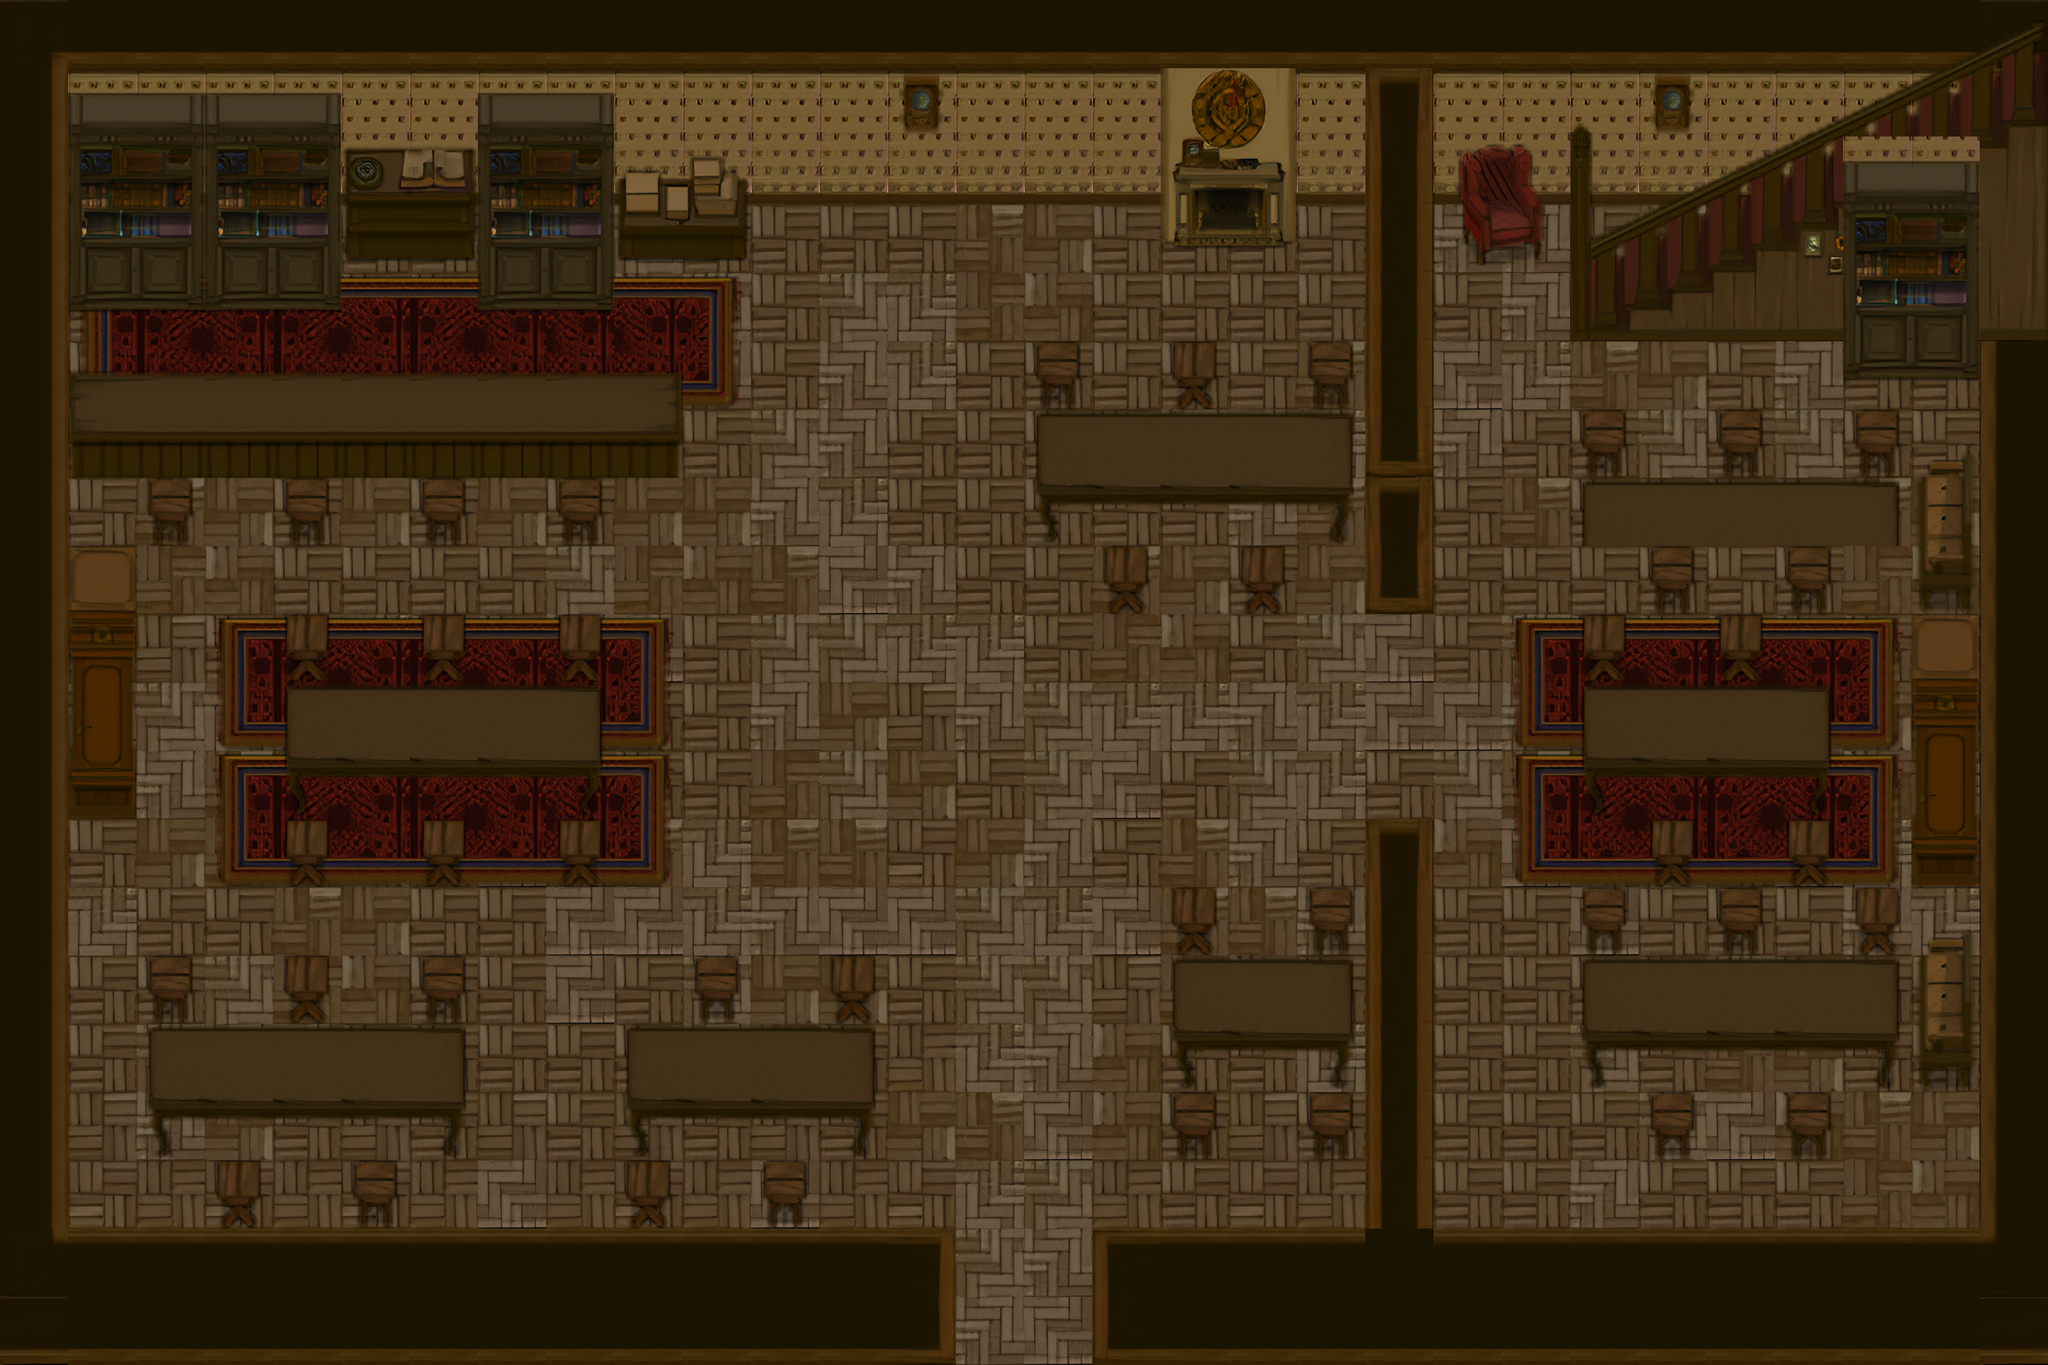

Below is a game level as drawn by its tile map, then a one-line description and the .tmx that defines it (tile-layer data replaced by summaries):
An orthogonal 30x20 tile map with 128x128 px tiles, 3 tile layers (Tiles, Deco, Furniture), 2 tilesets and 47 objects.

<map version="1.10" tiledversion="1.11.2" orientation="orthogonal" renderorder="right-down" width="30" height="20" tilewidth="128" tileheight="128" infinite="0" nextlayerid="5" nextobjectid="1">
 <editorsettings>
  <export target="../Assets/Wild West Saloon test.tscn" format="tscn" />
 </editorsettings>
 <tileset firstgid="1" name="old house tile (1)" tilewidth="128" tileheight="128" tilecount="88" columns="8">
  <image source="old_house_tile_1.png" width="1024" height="1408" />
  <tile id="0">
   <objectgroup draworder="index" id="2">
    <object id="1" x="0" y="0" width="128" height="128" />
    <object id="2" x="-32" y="97" />
   </objectgroup>
  </tile>
  <tile id="1">
   <objectgroup draworder="index" id="2">
    <object id="1" x="0" y="0" width="128" height="128" />
   </objectgroup>
  </tile>
  <tile id="2">
   <objectgroup draworder="index" id="2">
    <object id="1" x="0" y="0" width="128" height="128" />
   </objectgroup>
  </tile>
  <tile id="3">
   <objectgroup draworder="index" id="2">
    <object id="1" x="0" y="0" width="128" height="128" />
   </objectgroup>
  </tile>
  <tile id="4">
   <objectgroup draworder="index" id="2">
    <object id="1" x="0" y="0" width="128" height="128" />
   </objectgroup>
  </tile>
  <tile id="5">
   <objectgroup draworder="index" id="2">
    <object id="1" x="0" y="0" width="128" height="128" />
   </objectgroup>
  </tile>
  <tile id="6">
   <objectgroup draworder="index" id="2">
    <object id="1" x="0" y="0" width="128" height="128" />
   </objectgroup>
  </tile>
  <tile id="7">
   <objectgroup draworder="index" id="2">
    <object id="1" x="0" y="0" width="128" height="128" />
   </objectgroup>
  </tile>
  <tile id="16">
   <objectgroup draworder="index" id="2">
    <object id="1" x="0" y="0" width="128" height="128" />
   </objectgroup>
  </tile>
  <tile id="17">
   <objectgroup draworder="index" id="2">
    <object id="1" x="0" y="0" width="128" height="128" />
   </objectgroup>
  </tile>
  <tile id="18">
   <objectgroup draworder="index" id="2">
    <object id="1" x="0" y="0" width="128" height="128" />
   </objectgroup>
  </tile>
  <tile id="19">
   <objectgroup draworder="index" id="2">
    <object id="1" x="0" y="0" width="128" height="128" />
   </objectgroup>
  </tile>
  <tile id="20">
   <objectgroup draworder="index" id="2">
    <object id="1" x="0" y="0" width="128" height="128" />
   </objectgroup>
  </tile>
  <tile id="21">
   <objectgroup draworder="index" id="2">
    <object id="1" x="0" y="0" width="128" height="128" />
   </objectgroup>
  </tile>
  <tile id="22">
   <objectgroup draworder="index" id="2">
    <object id="1" x="0" y="0" width="128" height="128" />
   </objectgroup>
  </tile>
  <tile id="23">
   <objectgroup draworder="index" id="2">
    <object id="1" x="0" y="0" width="128" height="128" />
   </objectgroup>
  </tile>
  <tile id="40">
   <objectgroup draworder="index" id="2">
    <object id="1" x="0" y="0" width="128" height="128" />
   </objectgroup>
  </tile>
  <tile id="41">
   <objectgroup draworder="index" id="2">
    <object id="1" x="0" y="0" width="128" height="128" />
   </objectgroup>
  </tile>
  <tile id="42">
   <objectgroup draworder="index" id="2">
    <object id="1" x="0" y="0" width="128" height="128" />
   </objectgroup>
  </tile>
  <tile id="43">
   <objectgroup draworder="index" id="2">
    <object id="1" x="0" y="0" width="128" height="128" />
   </objectgroup>
  </tile>
  <tile id="44">
   <objectgroup draworder="index" id="2">
    <object id="1" x="0" y="0" width="128" height="128" />
   </objectgroup>
  </tile>
  <tile id="45">
   <objectgroup draworder="index" id="2">
    <object id="1" x="0" y="0" width="128" height="128" />
   </objectgroup>
  </tile>
  <tile id="46">
   <objectgroup draworder="index" id="2">
    <object id="1" x="0" y="0" width="128" height="128" />
   </objectgroup>
  </tile>
  <tile id="48">
   <objectgroup draworder="index" id="2">
    <object id="1" x="0" y="0" width="128" height="128" />
   </objectgroup>
  </tile>
  <tile id="49">
   <objectgroup draworder="index" id="2">
    <object id="1" x="0" y="0" width="128" height="128" />
   </objectgroup>
  </tile>
  <tile id="50">
   <objectgroup draworder="index" id="2">
    <object id="1" x="0" y="0" width="128" height="128" />
   </objectgroup>
  </tile>
  <tile id="51">
   <objectgroup draworder="index" id="2">
    <object id="1" x="0" y="0" width="128" height="128" />
   </objectgroup>
  </tile>
  <tile id="54">
   <objectgroup draworder="index" id="2">
    <object id="1" x="0" y="0" width="128" height="128" />
   </objectgroup>
  </tile>
  <tile id="56">
   <objectgroup draworder="index" id="2">
    <object id="1" x="0" y="0" width="128" height="128" />
   </objectgroup>
  </tile>
  <tile id="57">
   <objectgroup draworder="index" id="2">
    <object id="1" x="0" y="0" width="128" height="128" />
   </objectgroup>
  </tile>
  <tile id="58">
   <objectgroup draworder="index" id="2">
    <object id="1" x="0" y="0" width="128" height="128" />
   </objectgroup>
  </tile>
  <tile id="59">
   <objectgroup draworder="index" id="2">
    <object id="1" x="0" y="0" width="128" height="128" />
   </objectgroup>
  </tile>
  <tile id="60">
   <objectgroup draworder="index" id="2">
    <object id="1" x="0" y="0" width="128" height="128" />
   </objectgroup>
  </tile>
  <tile id="61">
   <objectgroup draworder="index" id="2">
    <object id="1" x="0" y="0" width="128" height="128" />
   </objectgroup>
  </tile>
  <tile id="62">
   <objectgroup draworder="index" id="2">
    <object id="1" x="0" y="0" width="128" height="128" />
   </objectgroup>
  </tile>
  <tile id="64">
   <objectgroup draworder="index" id="2">
    <object id="1" x="0" y="0" width="128" height="128" />
   </objectgroup>
  </tile>
  <tile id="65">
   <objectgroup draworder="index" id="2">
    <object id="1" x="0" y="0" width="128" height="128" />
   </objectgroup>
  </tile>
  <tile id="66">
   <objectgroup draworder="index" id="2">
    <object id="1" x="0" y="0" width="128" height="128" />
   </objectgroup>
  </tile>
  <tile id="67">
   <objectgroup draworder="index" id="2">
    <object id="1" x="0" y="0" width="128" height="128" />
   </objectgroup>
  </tile>
  <tile id="68">
   <objectgroup draworder="index" id="2">
    <object id="1" x="0" y="0" width="128" height="128" />
   </objectgroup>
  </tile>
  <tile id="72">
   <objectgroup draworder="index" id="2">
    <object id="1" x="0" y="0" width="128" height="128" />
   </objectgroup>
  </tile>
  <tile id="73">
   <objectgroup draworder="index" id="2">
    <object id="1" x="0" y="0" width="128" height="128" />
   </objectgroup>
  </tile>
  <tile id="74">
   <objectgroup draworder="index" id="2">
    <object id="1" x="0" y="0" width="128" height="128" />
   </objectgroup>
  </tile>
  <tile id="75">
   <objectgroup draworder="index" id="2">
    <object id="1" x="0" y="0" width="128" height="128" />
   </objectgroup>
  </tile>
  <tile id="76">
   <objectgroup draworder="index" id="2">
    <object id="1" x="0" y="0" width="128" height="128" />
   </objectgroup>
  </tile>
  <tile id="81">
   <objectgroup draworder="index" id="2">
    <object id="1" x="0" y="0" width="128" height="128" />
   </objectgroup>
  </tile>
 </tileset>
 <tileset firstgid="89" name="old house objects (1)" tilewidth="128" tileheight="128" tilecount="160" columns="10">
  <image source="old_house_objects_1.png" width="1280" height="2048" />
 </tileset>
 <layer id="1" name="Tiles" width="30" height="20">
  <data>[600 cells, 600 non-empty, 31 distinct tile ids]</data>
 </layer>
 <layer id="4" name="Deco" width="30" height="20">
  <data>[600 cells, 72 non-empty, 8 distinct tile ids]</data>
 </layer>
 <layer id="3" name="Furniture" width="30" height="20">
  <data>[600 cells, 216 non-empty, 71 distinct tile ids]</data>
 </layer>
</map>